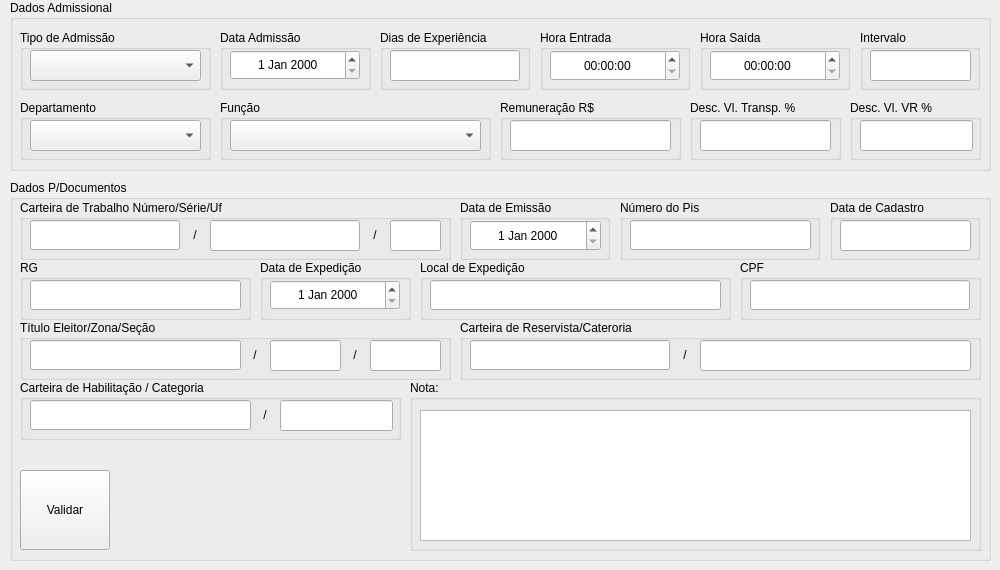
   <widget class="QWidget" name="TabRh1">
    <attribute name="title">
     <string>Rh Página 1</string>
    </attribute>
    <widget class="QGroupBox" name="GBoxDataAdmission">
     <property name="geometry">
      <rect>
       <x>10</x>
       <y>0</y>
       <width>981</width>
       <height>171</height>
      </rect>
     </property>
     <property name="title">
      <string>Dados Admissional</string>
     </property>
     <widget class="QGroupBox" name="GBoxDepartment">
      <property name="geometry">
       <rect>
        <x>10</x>
        <y>100</y>
        <width>191</width>
        <height>60</height>
       </rect>
      </property>
      <property name="title">
       <string>Departamento</string>
      </property>
      <widget class="QComboBox" name="CBoxDepartment">
       <property name="geometry">
        <rect>
         <x>10</x>
         <y>20</y>
         <width>171</width>
         <height>31</height>
        </rect>
       </property>
       <property name="toolTip">
        <string>Selecionar o Departamento de Trabalho...</string>
       </property>
      </widget>
     </widget>
     <widget class="QGroupBox" name="GBoxDiscountConduction">
      <property name="geometry">
       <rect>
        <x>680</x>
        <y>100</y>
        <width>151</width>
        <height>60</height>
       </rect>
      </property>
      <property name="title">
       <string>Desc. Vl. Transp. %</string>
      </property>
      <widget class="QLineEdit" name="LEditDiscountConduction">
       <property name="geometry">
        <rect>
         <x>10</x>
         <y>20</y>
         <width>131</width>
         <height>31</height>
        </rect>
       </property>
       <property name="toolTip">
        <string>Informar o Percentual de Desconto para Vale Transporte...</string>
       </property>
       <property name="inputMethodHints">
        <set>Qt::ImhFormattedNumbersOnly</set>
       </property>
       <property name="alignment">
        <set>Qt::AlignCenter</set>
       </property>
      </widget>
     </widget>
     <widget class="QGroupBox" name="GBDateAdmission">
      <property name="geometry">
       <rect>
        <x>210</x>
        <y>30</y>
        <width>151</width>
        <height>60</height>
       </rect>
      </property>
      <property name="title">
       <string>Data Admissão</string>
      </property>
      <widget class="QDateEdit" name="DEditAdmission">
       <property name="geometry">
        <rect>
         <x>10</x>
         <y>20</y>
         <width>130</width>
         <height>30</height>
        </rect>
       </property>
       <property name="toolTip">
        <string>Selecionar a Data de Admissão...</string>
       </property>
       <property name="alignment">
        <set>Qt::AlignCenter</set>
       </property>
      </widget>
     </widget>
     <widget class="QGroupBox" name="GBoxStopWork">
      <property name="geometry">
       <rect>
        <x>690</x>
        <y>30</y>
        <width>150</width>
        <height>60</height>
       </rect>
      </property>
      <property name="title">
       <string>Hora Saída</string>
      </property>
      <widget class="QTimeEdit" name="TEditStopWork">
       <property name="geometry">
        <rect>
         <x>10</x>
         <y>20</y>
         <width>130</width>
         <height>31</height>
        </rect>
       </property>
       <property name="toolTip">
        <string>Informar o Horário de Saída...</string>
       </property>
       <property name="alignment">
        <set>Qt::AlignCenter</set>
       </property>
      </widget>
     </widget>
     <widget class="QGroupBox" name="GBoxSalary">
      <property name="geometry">
       <rect>
        <x>490</x>
        <y>100</y>
        <width>181</width>
        <height>60</height>
       </rect>
      </property>
      <property name="title">
       <string>Remuneração R$</string>
      </property>
      <widget class="QLineEdit" name="LEditSalary">
       <property name="geometry">
        <rect>
         <x>10</x>
         <y>20</y>
         <width>161</width>
         <height>31</height>
        </rect>
       </property>
       <property name="toolTip">
        <string>Informar a Remuneração Bruta...</string>
       </property>
       <property name="inputMethodHints">
        <set>Qt::ImhFormattedNumbersOnly</set>
       </property>
       <property name="alignment">
        <set>Qt::AlignCenter</set>
       </property>
      </widget>
     </widget>
     <widget class="QGroupBox" name="GBoxExperienceDays">
      <property name="geometry">
       <rect>
        <x>370</x>
        <y>30</y>
        <width>150</width>
        <height>60</height>
       </rect>
      </property>
      <property name="title">
       <string>Dias de Experiência</string>
      </property>
      <widget class="QLineEdit" name="LEditExperienceDays">
       <property name="geometry">
        <rect>
         <x>10</x>
         <y>20</y>
         <width>130</width>
         <height>31</height>
        </rect>
       </property>
       <property name="toolTip">
        <string>Informar a Quantidade de Dias de Experiêcia...</string>
       </property>
       <property name="alignment">
        <set>Qt::AlignCenter</set>
       </property>
      </widget>
     </widget>
     <widget class="QGroupBox" name="GBoxIntervalWork">
      <property name="geometry">
       <rect>
        <x>850</x>
        <y>30</y>
        <width>120</width>
        <height>60</height>
       </rect>
      </property>
      <property name="title">
       <string>Intervalo</string>
      </property>
      <widget class="QLineEdit" name="LEditIntervalWork">
       <property name="geometry">
        <rect>
         <x>10</x>
         <y>20</y>
         <width>101</width>
         <height>31</height>
        </rect>
       </property>
       <property name="toolTip">
        <string>Informar a Quantidade de Horas para Refeição...</string>
       </property>
       <property name="alignment">
        <set>Qt::AlignCenter</set>
       </property>
      </widget>
     </widget>
     <widget class="QGroupBox" name="GBoxAdmissionType">
      <property name="geometry">
       <rect>
        <x>10</x>
        <y>30</y>
        <width>191</width>
        <height>60</height>
       </rect>
      </property>
      <property name="title">
       <string>Tipo de Admissão</string>
      </property>
      <widget class="QComboBox" name="CBoxAdmissionType">
       <property name="geometry">
        <rect>
         <x>10</x>
         <y>20</y>
         <width>171</width>
         <height>31</height>
        </rect>
       </property>
       <property name="toolTip">
        <string>Selecionar o Tipo de Admissão...</string>
       </property>
      </widget>
     </widget>
     <widget class="QGroupBox" name="GBoxDiscountValeMeal">
      <property name="geometry">
       <rect>
        <x>840</x>
        <y>100</y>
        <width>131</width>
        <height>60</height>
       </rect>
      </property>
      <property name="title">
       <string>Desc. Vl. VR %</string>
      </property>
      <widget class="QLineEdit" name="LEditDiscountValeMeal">
       <property name="geometry">
        <rect>
         <x>10</x>
         <y>20</y>
         <width>113</width>
         <height>31</height>
        </rect>
       </property>
       <property name="toolTip">
        <string>Informar o Percentual de Desconto para Vale Refeição...</string>
       </property>
       <property name="inputMethodHints">
        <set>Qt::ImhFormattedNumbersOnly</set>
       </property>
       <property name="alignment">
        <set>Qt::AlignCenter</set>
       </property>
      </widget>
     </widget>
     <widget class="QGroupBox" name="GBoxStartWork">
      <property name="geometry">
       <rect>
        <x>530</x>
        <y>30</y>
        <width>150</width>
        <height>60</height>
       </rect>
      </property>
      <property name="title">
       <string>Hora Entrada</string>
      </property>
      <widget class="QTimeEdit" name="TEditStartWork">
       <property name="geometry">
        <rect>
         <x>10</x>
         <y>20</y>
         <width>130</width>
         <height>31</height>
        </rect>
       </property>
       <property name="toolTip">
        <string>Informar o Horário de Entrada...</string>
       </property>
       <property name="alignment">
        <set>Qt::AlignCenter</set>
       </property>
      </widget>
     </widget>
     <widget class="QGroupBox" name="GBoxFunction">
      <property name="geometry">
       <rect>
        <x>210</x>
        <y>100</y>
        <width>271</width>
        <height>60</height>
       </rect>
      </property>
      <property name="title">
       <string>Função</string>
      </property>
      <widget class="QComboBox" name="CBoxFunction">
       <property name="geometry">
        <rect>
         <x>10</x>
         <y>20</y>
         <width>251</width>
         <height>31</height>
        </rect>
       </property>
       <property name="toolTip">
        <string>Selecionar a Função/Cargo...</string>
       </property>
      </widget>
     </widget>
    </widget>
    <widget class="QGroupBox" name="GBoxDataDocuments">
     <property name="geometry">
      <rect>
       <x>10</x>
       <y>180</y>
       <width>981</width>
       <height>381</height>
      </rect>
     </property>
     <property name="title">
      <string>Dados P/Documentos</string>
     </property>
     <widget class="QGroupBox" name="GBoxDriversLicense">
      <property name="geometry">
       <rect>
        <x>10</x>
        <y>200</y>
        <width>381</width>
        <height>60</height>
       </rect>
      </property>
      <property name="title">
       <string>Carteira de Habilitação / Categoria</string>
      </property>
      <widget class="QLineEdit" name="LEditDriversLicense">
       <property name="geometry">
        <rect>
         <x>10</x>
         <y>20</y>
         <width>221</width>
         <height>30</height>
        </rect>
       </property>
       <property name="toolTip">
        <string>Informa Número da Carteira de Habilitação...</string>
       </property>
       <property name="alignment">
        <set>Qt::AlignCenter</set>
       </property>
      </widget>
      <widget class="QLabel" name="LBDelimitDriverLicenseCat">
       <property name="geometry">
        <rect>
         <x>240</x>
         <y>20</y>
         <width>10</width>
         <height>30</height>
        </rect>
       </property>
       <property name="text">
        <string>/</string>
       </property>
       <property name="alignment">
        <set>Qt::AlignCenter</set>
       </property>
      </widget>
      <widget class="QLineEdit" name="LEditDriverLicenseCat">
       <property name="geometry">
        <rect>
         <x>260</x>
         <y>20</y>
         <width>113</width>
         <height>31</height>
        </rect>
       </property>
       <property name="toolTip">
        <string>Informar a Categoria...</string>
       </property>
       <property name="alignment">
        <set>Qt::AlignCenter</set>
       </property>
      </widget>
     </widget>
     <widget class="QGroupBox" name="GBoxElectorID">
      <property name="geometry">
       <rect>
        <x>10</x>
        <y>140</y>
        <width>431</width>
        <height>60</height>
       </rect>
      </property>
      <property name="title">
       <string>Título Eleitor/Zona/Seção</string>
      </property>
      <widget class="QLineEdit" name="LEditElectorID">
       <property name="geometry">
        <rect>
         <x>10</x>
         <y>20</y>
         <width>211</width>
         <height>30</height>
        </rect>
       </property>
       <property name="toolTip">
        <string>Informar o Número do Título de Eleitor...</string>
       </property>
       <property name="alignment">
        <set>Qt::AlignCenter</set>
       </property>
      </widget>
      <widget class="QLabel" name="LBDelimitElectorID2">
       <property name="geometry">
        <rect>
         <x>230</x>
         <y>20</y>
         <width>10</width>
         <height>30</height>
        </rect>
       </property>
       <property name="text">
        <string>/</string>
       </property>
       <property name="alignment">
        <set>Qt::AlignCenter</set>
       </property>
      </widget>
      <widget class="QLineEdit" name="LEditElectorIDZone">
       <property name="geometry">
        <rect>
         <x>250</x>
         <y>20</y>
         <width>71</width>
         <height>31</height>
        </rect>
       </property>
       <property name="toolTip">
        <string>Informar a Zona de Votação do Título...</string>
       </property>
      </widget>
      <widget class="QLabel" name="LBDelimitElectorID3">
       <property name="geometry">
        <rect>
         <x>330</x>
         <y>20</y>
         <width>10</width>
         <height>30</height>
        </rect>
       </property>
       <property name="text">
        <string>/</string>
       </property>
       <property name="alignment">
        <set>Qt::AlignCenter</set>
       </property>
      </widget>
      <widget class="QLineEdit" name="LEditElectorIDSection">
       <property name="geometry">
        <rect>
         <x>350</x>
         <y>20</y>
         <width>71</width>
         <height>31</height>
        </rect>
       </property>
       <property name="toolTip">
        <string>Informar a Seção do Título de Eleitor...</string>
       </property>
      </widget>
     </widget>
     <widget class="QGroupBox" name="GBoxReservistID">
      <property name="geometry">
       <rect>
        <x>450</x>
        <y>140</y>
        <width>521</width>
        <height>60</height>
       </rect>
      </property>
      <property name="title">
       <string>Carteira de Reservista/Cateroria</string>
      </property>
      <widget class="QLineEdit" name="LEditReservistID">
       <property name="geometry">
        <rect>
         <x>10</x>
         <y>20</y>
         <width>200</width>
         <height>30</height>
        </rect>
       </property>
       <property name="toolTip">
        <string>Informar o Número da Carteira de Reservista do Orgão Militar Brasileiro...</string>
       </property>
       <property name="alignment">
        <set>Qt::AlignCenter</set>
       </property>
      </widget>
      <widget class="QLabel" name="LBDelimitReservistID">
       <property name="geometry">
        <rect>
         <x>220</x>
         <y>20</y>
         <width>10</width>
         <height>30</height>
        </rect>
       </property>
       <property name="text">
        <string>/</string>
       </property>
       <property name="alignment">
        <set>Qt::AlignCenter</set>
       </property>
      </widget>
      <widget class="QLineEdit" name="LEditReservistCategory">
       <property name="geometry">
        <rect>
         <x>240</x>
         <y>20</y>
         <width>271</width>
         <height>31</height>
        </rect>
       </property>
       <property name="toolTip">
        <string>Informar a Categoria de Reservista...</string>
       </property>
       <property name="alignment">
        <set>Qt::AlignCenter</set>
       </property>
      </widget>
     </widget>
     <widget class="QGroupBox" name="GBoxCpfCnpj">
      <property name="geometry">
       <rect>
        <x>730</x>
        <y>80</y>
        <width>241</width>
        <height>60</height>
       </rect>
      </property>
      <property name="title">
       <string>CPF</string>
      </property>
      <widget class="QLineEdit" name="LEditCpfCnpj">
       <property name="geometry">
        <rect>
         <x>10</x>
         <y>20</y>
         <width>220</width>
         <height>30</height>
        </rect>
       </property>
       <property name="toolTip">
        <string>Informar o Número do CPF...</string>
       </property>
       <property name="alignment">
        <set>Qt::AlignCenter</set>
       </property>
      </widget>
     </widget>
     <widget class="QGroupBox" name="GBoxCtPfs">
      <property name="geometry">
       <rect>
        <x>10</x>
        <y>20</y>
        <width>431</width>
        <height>60</height>
       </rect>
      </property>
      <property name="title">
       <string>Carteira de Trabalho Número/Série/Uf</string>
      </property>
      <widget class="QLineEdit" name="LEditCtPfs">
       <property name="geometry">
        <rect>
         <x>10</x>
         <y>20</y>
         <width>150</width>
         <height>30</height>
        </rect>
       </property>
       <property name="toolTip">
        <string>Informar o Número da Carteira Profissional...</string>
       </property>
       <property name="alignment">
        <set>Qt::AlignCenter</set>
       </property>
      </widget>
      <widget class="QLabel" name="LBDelimitCtps">
       <property name="geometry">
        <rect>
         <x>170</x>
         <y>20</y>
         <width>10</width>
         <height>30</height>
        </rect>
       </property>
       <property name="text">
        <string>/</string>
       </property>
       <property name="alignment">
        <set>Qt::AlignCenter</set>
       </property>
      </widget>
      <widget class="QLineEdit" name="LEditCtpsSerie">
       <property name="geometry">
        <rect>
         <x>190</x>
         <y>20</y>
         <width>150</width>
         <height>31</height>
        </rect>
       </property>
       <property name="toolTip">
        <string>Informar o Número de Serié da Carteira Profissional...</string>
       </property>
       <property name="alignment">
        <set>Qt::AlignCenter</set>
       </property>
      </widget>
      <widget class="QLabel" name="LBDelimitCtps2">
       <property name="geometry">
        <rect>
         <x>350</x>
         <y>20</y>
         <width>10</width>
         <height>30</height>
        </rect>
       </property>
       <property name="text">
        <string>/</string>
       </property>
       <property name="alignment">
        <set>Qt::AlignCenter</set>
       </property>
      </widget>
      <widget class="QLineEdit" name="LEditCtpsState">
       <property name="geometry">
        <rect>
         <x>370</x>
         <y>20</y>
         <width>51</width>
         <height>31</height>
        </rect>
       </property>
       <property name="toolTip">
        <string>Informar o Estado de Emissão da Carteira Profissional...</string>
       </property>
       <property name="alignment">
        <set>Qt::AlignCenter</set>
       </property>
      </widget>
     </widget>
     <widget class="QGroupBox" name="GBoxNumberPis">
      <property name="geometry">
       <rect>
        <x>610</x>
        <y>20</y>
        <width>200</width>
        <height>60</height>
       </rect>
      </property>
      <property name="title">
       <string>Número do Pis</string>
      </property>
      <widget class="QLineEdit" name="LEditNumberPis">
       <property name="geometry">
        <rect>
         <x>10</x>
         <y>20</y>
         <width>181</width>
         <height>30</height>
        </rect>
       </property>
       <property name="toolTip">
        <string>Informar o Número do Pis/Pasep...</string>
       </property>
       <property name="alignment">
        <set>Qt::AlignCenter</set>
       </property>
      </widget>
     </widget>
     <widget class="QGroupBox" name="GBoxDateEmittingCtps">
      <property name="geometry">
       <rect>
        <x>450</x>
        <y>20</y>
        <width>150</width>
        <height>60</height>
       </rect>
      </property>
      <property name="title">
       <string>Data de Emissão</string>
      </property>
      <widget class="QDateEdit" name="DEditDateEmittingCtps">
       <property name="geometry">
        <rect>
         <x>10</x>
         <y>20</y>
         <width>131</width>
         <height>31</height>
        </rect>
       </property>
       <property name="toolTip">
        <string>Informar a data de Emissão da Carteira Profissional...</string>
       </property>
       <property name="alignment">
        <set>Qt::AlignCenter</set>
       </property>
      </widget>
     </widget>
     <widget class="QGroupBox" name="GBoxDateEmittingPis">
      <property name="geometry">
       <rect>
        <x>820</x>
        <y>20</y>
        <width>150</width>
        <height>60</height>
       </rect>
      </property>
      <property name="title">
       <string>Data de Cadastro</string>
      </property>
      <widget class="QLineEdit" name="LEditDateEmittingPis">
       <property name="geometry">
        <rect>
         <x>10</x>
         <y>20</y>
         <width>131</width>
         <height>31</height>
        </rect>
       </property>
       <property name="toolTip">
        <string>Informar a Data de Cadastro do Pis/Pasep...</string>
       </property>
       <property name="alignment">
        <set>Qt::AlignCenter</set>
       </property>
      </widget>
     </widget>
     <widget class="QGroupBox" name="GBoxLocalExp">
      <property name="geometry">
       <rect>
        <x>410</x>
        <y>80</y>
        <width>311</width>
        <height>60</height>
       </rect>
      </property>
      <property name="title">
       <string>Local de Expedição</string>
      </property>
      <widget class="QLineEdit" name="LEditLocalExp">
       <property name="geometry">
        <rect>
         <x>10</x>
         <y>20</y>
         <width>291</width>
         <height>30</height>
        </rect>
       </property>
       <property name="toolTip">
        <string>Informar o Local de Expedição do R.G...</string>
       </property>
       <property name="alignment">
        <set>Qt::AlignCenter</set>
       </property>
      </widget>
     </widget>
     <widget class="QGroupBox" name="GBoxDateExp">
      <property name="geometry">
       <rect>
        <x>250</x>
        <y>80</y>
        <width>151</width>
        <height>60</height>
       </rect>
      </property>
      <property name="title">
       <string>Data de Expedição</string>
      </property>
      <widget class="QDateEdit" name="DEditDateExp">
       <property name="geometry">
        <rect>
         <x>10</x>
         <y>20</y>
         <width>130</width>
         <height>30</height>
        </rect>
       </property>
       <property name="toolTip">
        <string>Data de Expedição do RG...</string>
       </property>
       <property name="alignment">
        <set>Qt::AlignCenter</set>
       </property>
      </widget>
     </widget>
     <widget class="QGroupBox" name="GBoxID">
      <property name="geometry">
       <rect>
        <x>10</x>
        <y>80</y>
        <width>231</width>
        <height>60</height>
       </rect>
      </property>
      <property name="title">
       <string>RG</string>
      </property>
      <widget class="QLineEdit" name="LEditID">
       <property name="geometry">
        <rect>
         <x>10</x>
         <y>20</y>
         <width>211</width>
         <height>30</height>
        </rect>
       </property>
       <property name="toolTip">
        <string>Informar o Número do R.G... </string>
       </property>
       <property name="layoutDirection">
        <enum>Qt::LeftToRight</enum>
       </property>
       <property name="alignment">
        <set>Qt::AlignCenter</set>
       </property>
      </widget>
     </widget>
     <widget class="QGroupBox" name="GBoxNoteDocs">
      <property name="geometry">
       <rect>
        <x>400</x>
        <y>200</y>
        <width>571</width>
        <height>171</height>
       </rect>
      </property>
      <property name="title">
       <string>Nota:</string>
      </property>
      <widget class="QTextEdit" name="TEditNoteDocs">
       <property name="geometry">
        <rect>
         <x>10</x>
         <y>30</y>
         <width>551</width>
         <height>131</height>
        </rect>
       </property>
       <property name="toolTip">
        <string>Informar uma Observação...</string>
       </property>
      </widget>
     </widget>
     <widget class="QToolButton" name="TButtonValidateRH1">
      <property name="geometry">
       <rect>
        <x>10</x>
        <y>290</y>
        <width>90</width>
        <height>80</height>
       </rect>
      </property>
      <property name="toolTip">
       <string>Valida os Campos Obrigatórios...</string>
      </property>
      <property name="text">
       <string>Validar</string>
      </property>
      <property name="icon">
       <iconset resource="../images.qrc">
        <normaloff>:/images/PNG/120x120/120px-Gtk-refresh.png</normaloff>:/images/PNG/120x120/120px-Gtk-refresh.png</iconset>
      </property>
      <property name="iconSize">
       <size>
        <width>48</width>
        <height>48</height>
       </size>
      </property>
      <property name="toolButtonStyle">
       <enum>Qt::ToolButtonTextUnderIcon</enum>
      </property>
     </widget>
    </widget>
   </widget>
